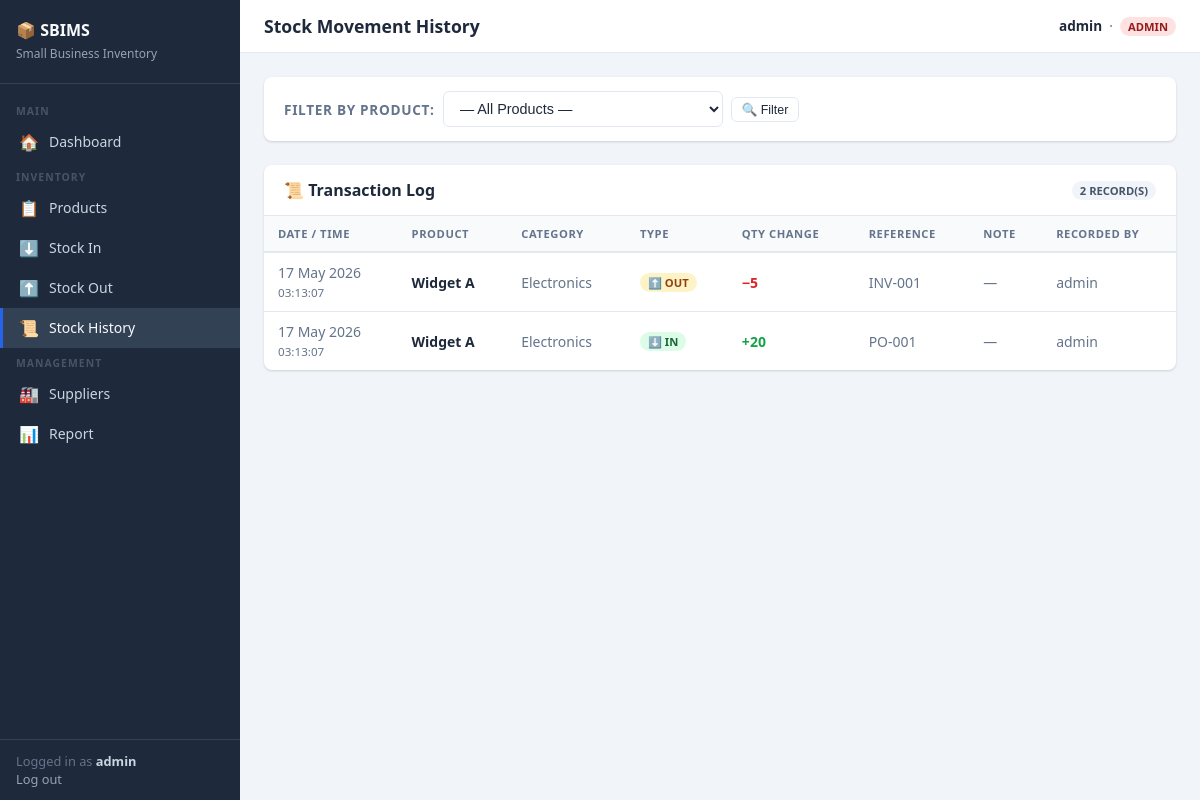
/stock-history (signed in), run on the app's committed database.
### models.py (models this page shows, shortened)
class User(UserMixin, db.Model):
    __tablename__ = "users"
    id       = db.Column(db.Integer, primary_key=True)
    username = db.Column(db.String(80), unique=True, nullable=False)
    email    = db.Column(db.String(120), unique=True, nullable=False)
    role     = db.Column(db.String(20), nullable=False, default="staff")  # admin | staff | manager
    password_hash = db.Column(db.String(256), nullable=False)

class StockMovement(db.Model):
    __tablename__ = "stock_movements"
    id              = db.Column(db.Integer, primary_key=True)
    product_id      = db.Column(db.Integer, db.ForeignKey("products.id"), nullable=False)
    movement_type   = db.Column(db.String(10), nullable=False)   # "in" | "out"
    quantity        = db.Column(db.Integer, nullable=False)
    reference       = db.Column(db.String(100))                  # PO number, invoice, etc.
    note            = db.Column(db.Text)
    recorded_by_id  = db.Column(db.Integer, db.ForeignKey("users.id"))
    created_at      = db.Column(db.DateTime, default=datetime.utcnow)
    product     = db.relationship("Product", back_populates="stock_movements")
    recorded_by = db.relationship("User")

class Product(db.Model):
    __tablename__ = "products"
    id              = db.Column(db.Integer, primary_key=True)
    name            = db.Column(db.String(150), nullable=False)
    category        = db.Column(db.String(80), nullable=False)
    quantity        = db.Column(db.Integer, nullable=False, default=0)
    unit_price      = db.Column(db.Float, nullable=False, default=0.0)
    min_stock_level = db.Column(db.Integer, nullable=False, default=5)
    supplier_id     = db.Column(db.Integer, db.ForeignKey("suppliers.id"), nullable=True)
    created_at      = db.Column(db.DateTime, default=datetime.utcnow)
    updated_at      = db.Column(db.DateTime, default=datetime.utcnow, onupdate=datetime.utcnow)
    supplier = db.relationship("Supplier", back_populates="products")
    stock_movements = db.relationship("StockMovement", back_populates="product", lazy="dynamic",
                                      cascade="all, delete-orphan")

### app.py (the view)
    @app.route("/stock-history")
    @login_required
    def stock_history():
        product_id = request.args.get("product_id", type=int)
        page       = request.args.get("page", 1, type=int)
        query = StockMovement.query
        if product_id:
            query = query.filter_by(product_id=product_id)
        movements = (query
                     .order_by(StockMovement.created_at.desc())
                     .paginate(page=page, per_page=20, error_out=False))
        products = Product.query.order_by(Product.name).all()
        return render_template("stock_history.html",
                               movements=movements,
                               products=products,
                               selected_product_id=product_id)

### templates/stock_history.html (shortened to what this page needs)
{% extends "base.html" %}
{% block page_title %}Stock Movement History{% endblock %}
{% block content %}
<div class="card mb-4">
  <div class="card-body" style="padding:14px 20px">
    <form class="flex gap-2 items-center" method="GET">
      <label style="font-size:.85rem;white-space:nowrap">Filter by product:</label>
      <select name="product_id" style="width:280px">
        <option value="">— All Products —</option>
      </select>
      <button type="submit" class="btn btn-outline btn-sm">🔍 Filter</button>
    </form>
  </div>
</div>
<div class="card">
  <div class="card-header">
    <h2>📜 Transaction Log</h2>
    <span class="badge badge-gray">{{ movements.total }} record(s)</span>
  </div>
  {% if movements.items %}
  <div class="table-wrapper">
    <table>
      <thead>
        <tr>
          <th>Date / Time</th>
          <th>Product</th>
          <th>Category</th>
          <th>Type</th>
          <th>Qty Change</th>
          <th>Reference</th>
          <th>Note</th>
          <th>Recorded By</th>
        </tr>
      </thead>
      <tbody>
        {% for m in movements.items %}
        <tr>
          <td class="text-muted" style="white-space:nowrap">
            {{ m.created_at.strftime('%d %b %Y') }}<br>
            <small>{{ m.created_at.strftime('%H:%M:%S') }}</small>
          </td>
          <td><strong>{{ m.product.name }}</strong></td>
          <td class="text-muted">{{ m.product.category }}</td>
          <td>
            {% if m.movement_type == 'in' %}
              <span class="badge badge-success">⬇️ IN</span>
            {% else %}
              <span class="badge badge-warning">⬆️ OUT</span>
            {% endif %}
          </td>
          <td>
            {% if m.movement_type == 'in' %}
              <span class="text-success" style="font-weight:600">+{{ m.quantity }}</span>
            {% else %}
              <span class="text-danger" style="font-weight:600">−{{ m.quantity }}</span>
            {% endif %}
          </td>
          <td class="text-muted">{{ m.reference or '—' }}</td>
          <td class="text-muted" style="max-width:160px;overflow:hidden;text-overflow:ellipsis;white-space:nowrap">
            {{ m.note or '—' }}
          </td>
          <td class="text-muted">{{ m.recorded_by.username if m.recorded_by else '—' }}</td>
        </tr>
        {% endfor %}
      </tbody>
    </table>
  </div>
  {% endif %}
</div>
{% endblock %}

### templates/base.html (shortened to what this page needs)
<!DOCTYPE html>
<html lang="en">
<head>
  <link rel="stylesheet" href="{{ url_for('static', filename='style.css') }}">
</head>
<body>
<nav class="sidebar">
  <div class="sidebar-brand">
    <h1>📦 SBIMS</h1>
    <small>Small Business Inventory</small>
  </div>
  <div class="sidebar-nav">
    <div class="nav-section">Main</div>
    <a href="{{ url_for('dashboard') }}"
       class="nav-link {% if request.endpoint == 'dashboard' %}active{% endif %}">
      <span class="icon">🏠</span> Dashboard
    </a>
    <div class="nav-section">Inventory</div>
    <a href="{{ url_for('products') }}"
       class="nav-link {% if 'product' in request.endpoint %}active{% endif %}">
      <span class="icon">📋</span> Products
    </a>
    <a href="{{ url_for('stock_in') }}"
       class="nav-link {% if request.endpoint == 'stock_in' %}active{% endif %}">
      <span class="icon">⬇️</span> Stock In
    </a>
    <a href="{{ url_for('stock_out') }}"
       class="nav-link {% if request.endpoint == 'stock_out' %}active{% endif %}">
      <span class="icon">⬆️</span> Stock Out
    </a>
    <a href="{{ url_for('stock_history') }}"
       class="nav-link {% if request.endpoint == 'stock_history' %}active{% endif %}">
      <span class="icon">📜</span> Stock History
    </a>
    <div class="nav-section">Management</div>
    <a href="{{ url_for('suppliers') }}"
       class="nav-link {% if 'supplier' in request.endpoint %}active{% endif %}">
      <span class="icon">🏭</span> Suppliers
    </a>
    <a href="{{ url_for('report') }}"
       class="nav-link {% if request.endpoint == 'report' %}active{% endif %}">
      <span class="icon">📊</span> Report
    </a>
  </div>
  <div class="sidebar-footer">
    {% if current_user.is_authenticated %}
      Logged in as <strong style="color:#cbd5e1">{{ current_user.username }}</strong>
      <br>
      <a href="{{ url_for('logout') }}">Log out</a>
    {% endif %}
  </div>
</nav>
<div class="main">
  <div class="topbar">
    <span class="topbar-title">{% block page_title %}{% endblock %}</span>
    <span class="topbar-user">
      {% if current_user.is_authenticated %}
        <strong>{{ current_user.username }}</strong>
        &nbsp;·&nbsp;
        <span class="badge badge-{% if current_user.role == 'admin' %}danger{% else %}info{% endif %}">
          {{ current_user.role }}
        </span>
      {% endif %}
    </span>
  </div>
  <div class="content">
    {% block content %}{% endblock %}
  </div>
</div>
</body>
</html>

### static/style.css (style rules this page uses)
:root { --primary: #2563eb; --primary-dk: #1d4ed8; --success: #16a34a; --danger: #dc2626; --warning: #d97706; --info: #0891b2; --bg: #f1f5f9; --card-bg: #ffffff; --text: #1e293b; --muted: #64748b; --border: #e2e8f0; --sidebar-w: 240px; --radius: 8px; --shadow: 0 1px 3px rgba(0,0,0,.10), 0 1px 2px rgba(0,0,0,.06); }
*, *::before, *::after { box-sizing: border-box; margin: 0; padding: 0; }
body { font-family: 'Segoe UI', system-ui, sans-serif; background: var(--bg); color: var(--text); display: flex; min-height: 100vh; }
a { color: var(--primary); text-decoration: none; }
.sidebar { width: var(--sidebar-w); background: #1e293b; color: #cbd5e1; display: flex; flex-direction: column; position: fixed; top: 0; left: 0; bottom: 0; z-index: 100; overflow-y: auto; }
.sidebar-brand { padding: 20px 16px; border-bottom: 1px solid #334155; }
.sidebar-brand h1 { font-size: 1rem; font-weight: 700; color: #f8fafc; line-height: 1.3; }
.sidebar-brand small { font-size: .75rem; color: #94a3b8; }
.sidebar-nav { flex: 1; padding: 12px 0; }
.nav-section { padding: 8px 16px 4px; font-size: .65rem; text-transform: uppercase; letter-spacing: .1em; color: #475569; font-weight: 600; }
.nav-link { display: flex; align-items: center; gap: 10px; padding: 9px 16px; color: #cbd5e1; font-size: .875rem; transition: background .15s; border-left: 3px solid transparent; }
.nav-link:hover, .nav-link.active { background: #334155; color: #f8fafc; text-decoration: none; border-left-color: var(--primary); }
.nav-link .icon { font-size: 1rem; width: 20px; text-align: center; }
.sidebar-footer { padding: 12px 16px; border-top: 1px solid #334155; font-size: .8rem; color: #64748b; }
.sidebar-footer a { color: #94a3b8; }
.main { margin-left: var(--sidebar-w); flex: 1; display: flex; flex-direction: column; min-height: 100vh; }
.topbar { background: var(--card-bg); border-bottom: 1px solid var(--border); padding: 14px 24px; display: flex; align-items: center; justify-content: space-between; }
.topbar-title { font-size: 1.1rem; font-weight: 600; }
.topbar-user { font-size: .85rem; color: var(--muted); }
.topbar-user strong { color: var(--text); }
.content { padding: 24px; flex: 1; }
.card { background: var(--card-bg); border-radius: var(--radius); box-shadow: var(--shadow); overflow: hidden; }
.card-header { padding: 14px 20px; border-bottom: 1px solid var(--border); display: flex; align-items: center; justify-content: space-between; gap: 12px; }
.card-header h2 { font-size: 1rem; font-weight: 600; }
.card-body { padding: 20px; }
.table-wrapper { overflow-x: auto; }
table { width: 100%; border-collapse: collapse; font-size: .875rem; }
thead th { background: #f8fafc; border-bottom: 2px solid var(--border); padding: 10px 14px; text-align: left; font-weight: 600; color: var(--muted); text-transform: uppercase; font-size: .7rem; letter-spacing: .05em; white-space: nowrap; }
tbody td { padding: 10px 14px; border-bottom: 1px solid var(--border); vertical-align: middle; }
tbody tr:last-child td { border-bottom: none; }
.badge { display: inline-block; padding: 2px 8px; border-radius: 9999px; font-size: .7rem; font-weight: 600; text-transform: uppercase; }
.badge-success { background: #dcfce7; color: #166534; }
.badge-danger { background: #fee2e2; color: #991b1b; }
.badge-warning { background: #fef3c7; color: #92400e; }
.badge-gray { background: #f1f5f9; color: #475569; }
.btn { display: inline-flex; align-items: center; gap: 6px; padding: 7px 16px; border-radius: 6px; border: none; cursor: pointer; font-size: .85rem; font-weight: 500; transition: opacity .15s, transform .1s; text-decoration: none; }
.btn-outline { background: transparent; border: 1px solid var(--border); color: var(--text); }
.btn-sm { padding: 4px 10px; font-size: .78rem; }
label { font-size: .8rem; font-weight: 600; color: var(--muted); text-transform: uppercase; letter-spacing: .05em; }
input[type="text"], input[type="password"], input[type="number"], input[type="email"], select, textarea { width: 100%; padding: 8px 12px; border: 1px solid var(--border); border-radius: 6px; font-size: .9rem; color: var(--text); background: #fff; transition: border-color .15s; }
.mb-4 { margin-bottom: 24px; }
.text-muted { color: var(--muted); }
.text-danger { color: var(--danger); }
.text-success { color: var(--success); }
.flex { display: flex; }
.gap-2 { gap: 8px; }
.items-center { align-items: center; }

### data on the page
User: username "admin", role "ADMIN"
StockMovement: created_at "17 May 2026", created_at "03:13:07", product.name "Widget A", product.category "Electronics", movement_type "⬆️ OUT", quantity "5", reference "INV-001", note "—", recorded_by "admin"
StockMovement: created_at "17 May 2026", created_at "03:13:07", product.name "Widget A", product.category "Electronics", movement_type "⬇️ IN", quantity "20", reference "PO-001", note "—", recorded_by "admin"

### other printed values
{{ movements.total }} "2"
